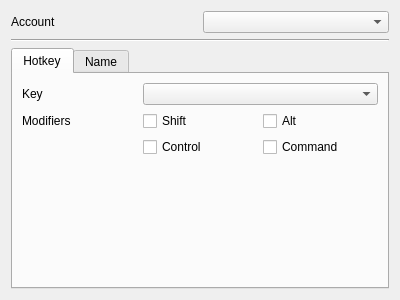
<?xml version="1.0" encoding="UTF-8"?>
<ui version="4.0">
 <class>Form</class>
 <widget class="QWidget" name="Form">
  <property name="geometry">
   <rect>
    <x>0</x>
    <y>0</y>
    <width>400</width>
    <height>300</height>
   </rect>
  </property>
  <property name="windowTitle">
   <string>Form</string>
  </property>
  <layout class="QGridLayout" name="gridLayout">
   <item row="0" column="0">
    <widget class="QLabel" name="label">
     <property name="text">
      <string>Account</string>
     </property>
    </widget>
   </item>
   <item row="1" column="0" colspan="2">
    <widget class="Line" name="line">
     <property name="orientation">
      <enum>Qt::Horizontal</enum>
     </property>
    </widget>
   </item>
   <item row="0" column="1">
    <widget class="QComboBox" name="account_combo"/>
   </item>
   <item row="2" column="0" colspan="2">
    <widget class="QTabWidget" name="shortcut_type_select">
     <property name="currentIndex">
      <number>0</number>
     </property>
     <widget class="QWidget" name="tab">
      <attribute name="title">
       <string>Hotkey</string>
      </attribute>
      <layout class="QGridLayout" name="gridLayout_3">
       <item row="0" column="1" colspan="2">
        <widget class="QComboBox" name="keyNameCombo"/>
       </item>
       <item row="1" column="1">
        <widget class="QCheckBox" name="hotkey_shift_check">
         <property name="text">
          <string>Shift</string>
         </property>
        </widget>
       </item>
       <item row="0" column="0">
        <widget class="QLabel" name="label_3">
         <property name="text">
          <string>Key</string>
         </property>
        </widget>
       </item>
       <item row="3" column="1">
        <spacer name="verticalSpacer_2">
         <property name="orientation">
          <enum>Qt::Vertical</enum>
         </property>
         <property name="sizeHint" stdset="0">
          <size>
           <width>20</width>
           <height>40</height>
          </size>
         </property>
        </spacer>
       </item>
       <item row="1" column="2">
        <widget class="QCheckBox" name="hotkey_alt_check">
         <property name="text">
          <string>Alt</string>
         </property>
        </widget>
       </item>
       <item row="2" column="1">
        <widget class="QCheckBox" name="hotkey_control_check">
         <property name="text">
          <string>Control</string>
         </property>
        </widget>
       </item>
       <item row="2" column="2">
        <widget class="QCheckBox" name="hotkey_command_check">
         <property name="text">
          <string>Command</string>
         </property>
        </widget>
       </item>
       <item row="1" column="0">
        <widget class="QLabel" name="label_4">
         <property name="text">
          <string>Modifiers</string>
         </property>
        </widget>
       </item>
      </layout>
     </widget>
     <widget class="QWidget" name="tab_2">
      <attribute name="title">
       <string>Name</string>
      </attribute>
      <layout class="QGridLayout" name="gridLayout_2">
       <item row="0" column="1">
        <widget class="QComboBox" name="shortcut_name_edit">
         <property name="editable">
          <bool>true</bool>
         </property>
        </widget>
       </item>
       <item row="0" column="0">
        <widget class="QLabel" name="label_2">
         <property name="text">
          <string>Shortcut</string>
         </property>
        </widget>
       </item>
       <item row="1" column="1">
        <spacer name="verticalSpacer">
         <property name="orientation">
          <enum>Qt::Vertical</enum>
         </property>
         <property name="sizeHint" stdset="0">
          <size>
           <width>20</width>
           <height>40</height>
          </size>
         </property>
        </spacer>
       </item>
      </layout>
     </widget>
    </widget>
   </item>
  </layout>
 </widget>
 <resources/>
 <connections/>
</ui>
